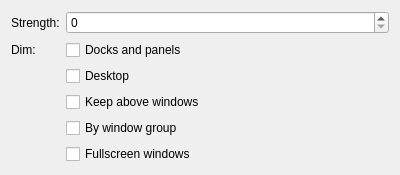
<?xml version="1.0" encoding="UTF-8"?>

<!--
SPDX-FileCopyrightText: 2023 Roman Gilg <subdiff@gmail.com>

SPDX-License-Identifier: GPL-2.0-or-later
-->

<ui version="4.0">
 <class>DimInactiveEffectConfig</class>
 <widget class="QWidget" name="DimInactiveEffectConfig">
  <property name="geometry">
   <rect>
    <x>0</x>
    <y>0</y>
    <width>400</width>
    <height>160</height>
   </rect>
  </property>
  <layout class="QFormLayout" name="formLayout">
   <item row="0" column="0">
    <widget class="QLabel" name="label_Strength">
     <property name="text">
      <string>Strength:</string>
     </property>
    </widget>
   </item>
   <item row="0" column="1">
    <widget class="QSpinBox" name="kcfg_Strength">
     <property name="sizePolicy">
      <sizepolicy hsizetype="Expanding" vsizetype="Fixed">
       <horstretch>0</horstretch>
       <verstretch>0</verstretch>
      </sizepolicy>
     </property>
     <property name="maximum">
      <number>100</number>
     </property>
     <property name="singleStep">
      <number>5</number>
     </property>
    </widget>
   </item>
   <item row="1" column="0">
    <widget class="QLabel" name="label_Dim">
     <property name="text">
      <string>Dim:</string>
     </property>
    </widget>
   </item>
   <item row="1" column="1">
    <widget class="QCheckBox" name="kcfg_DimPanels">
     <property name="text">
      <string>Docks and panels</string>
     </property>
    </widget>
   </item>
   <item row="2" column="1">
    <widget class="QCheckBox" name="kcfg_DimDesktop">
     <property name="text">
      <string>Desktop</string>
     </property>
    </widget>
   </item>
   <item row="3" column="1">
    <widget class="QCheckBox" name="kcfg_DimKeepAbove">
     <property name="text">
      <string>Keep above windows</string>
     </property>
    </widget>
   </item>
   <item row="4" column="1">
    <widget class="QCheckBox" name="kcfg_DimByGroup">
     <property name="text">
      <string>By window group</string>
     </property>
    </widget>
   </item>
   <item row="5" column="1">
    <widget class="QCheckBox" name="kcfg_DimFullScreen">
     <property name="text">
      <string>Fullscreen windows</string>
     </property>
    </widget>
   </item>
  </layout>
 </widget>
 <resources/>
 <connections/>
</ui>
